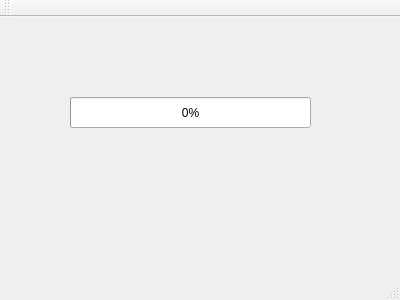
<?xml version="1.0" encoding="UTF-8"?>
<ui version="4.0">
 <class>MainWindow</class>
 <widget class="QMainWindow" name="MainWindow">
  <property name="geometry">
   <rect>
    <x>0</x>
    <y>0</y>
    <width>400</width>
    <height>300</height>
   </rect>
  </property>
  <property name="windowTitle">
   <string>MainWindow</string>
  </property>
  <widget class="QWidget" name="centralWidget">
   <widget class="QProgressBar" name="progressBar">
    <property name="geometry">
     <rect>
      <x>70</x>
      <y>80</y>
      <width>241</width>
      <height>31</height>
     </rect>
    </property>
    <property name="value">
     <number>0</number>
    </property>
    <property name="format">
     <string>%p%</string>
    </property>
   </widget>
  </widget>
  <widget class="QMenuBar" name="menuBar">
   <property name="geometry">
    <rect>
     <x>0</x>
     <y>0</y>
     <width>400</width>
     <height>22</height>
    </rect>
   </property>
  </widget>
  <widget class="QToolBar" name="mainToolBar">
   <attribute name="toolBarArea">
    <enum>TopToolBarArea</enum>
   </attribute>
   <attribute name="toolBarBreak">
    <bool>false</bool>
   </attribute>
  </widget>
  <widget class="QStatusBar" name="statusBar"/>
 </widget>
 <layoutdefault spacing="6" margin="11"/>
 <resources/>
 <connections/>
</ui>
